Frame 1 (no input): blank canvas, image omitted
Frame 60 (no input): blank canvas, image omitted
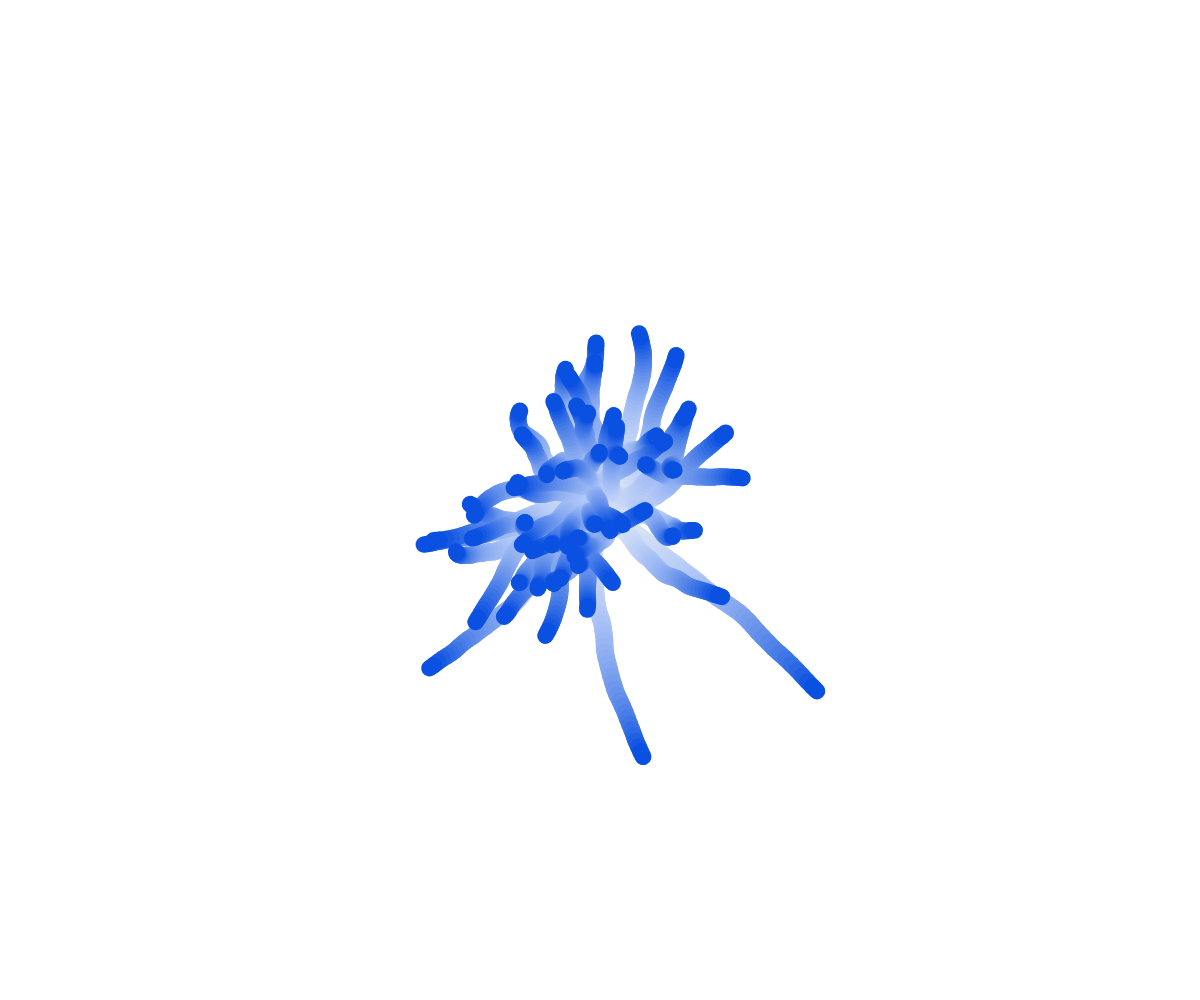
Frame 120 (the mouse pressed at the canvas centre since frame 60)

The p5.js sketch whose frames 1 and 60 were blank and that drew this single picture after the mouse press (run headless with seeded random() and noise() and a simulated clock; from frame 60 on, the mouse is pressed at the canvas centre):

// p5.js sketch
// ── sketch.js
let vines = [];
let num = 60;

function setup() {
  createCanvas(windowWidth, windowHeight);
  background(255);
}

function draw() {
  background(255, 12);
  
  for(let i=0; i<vines.length; i++) {
    let c = vines[i];
    if(c.isOut()) {
      vines.splice(i, 1);
    } else {
      c.update();
      c.display();
    }
  }
  
}

function mousePressed() {
  for(let i=0; i<num; i++) {
    vines.push(new Vine(mouseX, mouseY, random(-1, 1), random(-1, 1)));
  }
}

class Vine {

  constructor(_x, _y, _dx, _dy) {
    this.x = _x;
    this.y = _y;
    this.dx = _dx;
    this.dy = _dy;
    this.d = 20;

    this.pX = this.x;
    this.pY = this.y;
  }
  
  display() {
    // stroke(100, 50, 50);
    // fill(255);
    // ellipse(this.x, this.y, this.d, this.d);    

    noFill();
    stroke(10, 80, 225);
    strokeWeight(this.d);
    line(this.x, this.y, this.pX, this.pY);
  }
  
  update() {
    this.pX = this.x;
    this.pY = this.y;

    this.d *= random(.995, .999);
    this.dx += random(-0.5, 0.5);
    this.dy += random(-0.5, 0.5);
    
    this.x += this.dx;
    this.y += this.dy;

  }
  
  isOut() {
    if(this.x<0 || this.x>width || this.y<0 || this.y>height) {
      return true;
    } else {
      return false;
    }
  }
}
